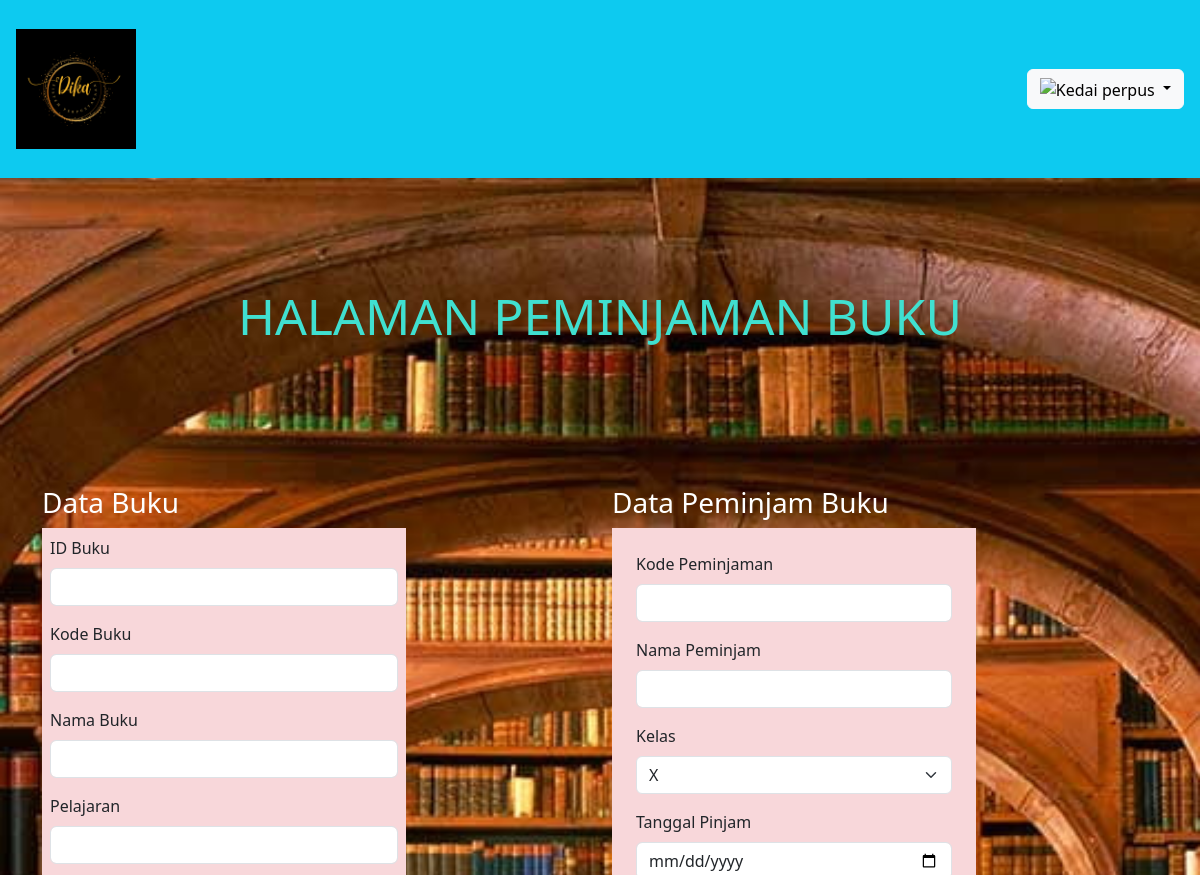
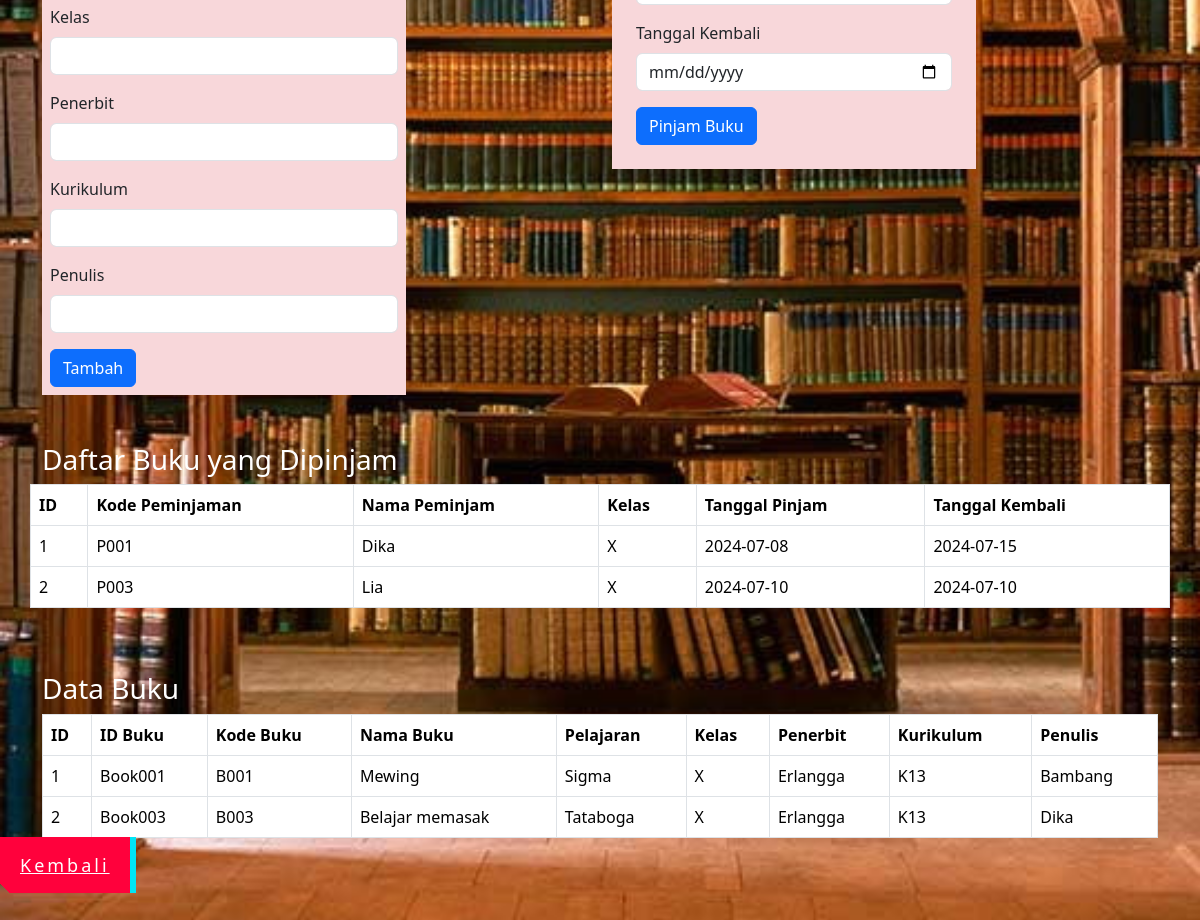
The app's page /peminjaman.php (signed in) with its own data (2 pictures, top to bottom).
### tables this page shows
CREATE TABLE `peminjaman` (
  `id` int(2) NOT NULL,
  `kode_peminjaman` varchar(50) NOT NULL,
  `nama_peminjam` varchar(255) NOT NULL,
  `kelas` varchar(10) NOT NULL,
  `tanggal_pinjam` date NOT NULL,
  `tanggal_kembali` date NOT NULL
);

CREATE TABLE `buku` (
  `id` int(11) NOT NULL,
  `id_buku` varchar(50) NOT NULL,
  `kode_buku` varchar(50) NOT NULL,
  `nama_buku` varchar(255) NOT NULL,
  `pelajaran` varchar(100) NOT NULL,
  `kelas` varchar(10) NOT NULL,
  `penerbit` varchar(255) NOT NULL,
  `kurikulum` varchar(50) NOT NULL,
  `penulis` varchar(255) NOT NULL
);

### peminjaman.php (the view, shortened to what this page needs)
<!DOCTYPE html>
<html lang="en">
<head>
    <link href="https://cdn.jsdelivr.net/npm/bootstrap@5.3.3/dist/css/bootstrap.min.css" rel="stylesheet">
    <link rel="stylesheet" href="main.css">
</head>
<body>
<nav class="navbar navbar-expand-lg bg-info ">
      <div class="container-fluid p-3">
        <a class="navbar-brand" href="#">
          <img src=" Assets/Pradika Satia Putra.png" alt="Pradika Satia Putra" width="120px">
        </a>
        <div class="dropdown">
          <button class="btn btn-light dropdown-toggle" type="button" data-bs-toggle="dropdown" aria-expanded="false">
          <img src="assets/Kedai perpus.png" alt="Kedai perpus" width="120px">
          </button>
        </div>
      </div>
    </nav>
<div class="container mt-5">
    <h1 class="text-center">HALAMAN PEMINJAMAN BUKU</h1>
    <br><br><br>
    <div class="row">
        <div class="col-md-6 text-white">
            <h3>Data Buku</h3>
            <div class="col-md-8 bg-danger-subtle text-dark p-2">
                <form id="bookForm" action="tambah_buku.php" method="POST">
                    <div class="mb-3">
                        <label for="id_buku" class="form-label">ID Buku</label>
                        <input type="text" class="form-control" id="id_buku" name="id_buku">
                    </div>
                    <div class="mb-3">
                        <label for="kode_buku" class="form-label">Kode Buku</label>
                        <input type="text" class="form-control" id="kode_buku" name="kode_buku">
                    </div>
                    <div class="mb-3">
                        <label for="nama_buku" class="form-label">Nama Buku</label>
                        <input type="text" class="form-control" id="nama_buku" name="nama_buku">
                    </div>
                    <div class="mb-3">
                        <label for="pelajaran" class="form-label">Pelajaran</label>
                        <input type="text" class="form-control" id="pelajaran" name="pelajaran">
                    </div>
                    <div class="mb-3">
                        <label for="kelas" class="form-label">Kelas</label>
                        <input type="text" class="form-control" id="kelas" name="kelas">
                    </div>
                    <div class="mb-3">
                        <label for="penerbit" class="form-label">Penerbit</label>
                        <input type="text" class="form-control" id="penerbit" name="penerbit">
                    </div>
                    <div class="mb-3">
                        <label for="kurikulum" class="form-label">Kurikulum</label>
                        <input type="text" class="form-control" id="kurikulum" name="kurikulum">
                    </div>
                    <div class="mb-3">
                        <label for="penulis" class="form-label">Penulis</label>
                        <input type="text" class="form-control" id="penulis" name="penulis">
                    </div>
                    <input type="submit" value="Tambah" class="btn btn-primary">
                </form>
            </div>
        </div>
        <div class="col-md-6 text-white">
            <h3>Data Peminjam Buku</h3>
            <div class="col-md-8 bg-danger-subtle text-dark p-4">
                <form action="pinjam.php" method="POST">
                    <div class="mb-3">
                        <label for="kode_peminjaman" class="form-label">Kode Peminjaman</label>
                        <input type="text" class="form-control" id="kode_peminjaman" name="kode_peminjaman">
                    </div>
                    <div class="mb-3">
                        <label for="nama_peminjam" class="form-label">Nama Peminjam</label>
                        <input type="text" class="form-control" id="nama_peminjam" name="nama_peminjam">
                    </div>
                    <div class="mb-3">
                        <label for="kelas" class="form-label">Kelas</label>
                        <select class="form-select" id="kelas" name="kelas">
                            <option value="X">X</option>
                        </select>
                    </div>
                    <div class="mb-3">
                        <label for="tanggal_pinjam" class="form-label">Tanggal Pinjam</label>
                        <input type="date" class="form-control" id="tanggal_pinjam" name="tanggal_pinjam">
                    </div>
                    <div class="mb-3">
                        <label for="tanggal_kembali" class="form-label">Tanggal Kembali</label>
                        <input type="date" class="form-control" id="tanggal_kembali" name="tanggal_kembali">
                    </div>
                    <button type="submit" class="btn btn-primary">Pinjam Buku</button>
                </form>
            </div>
        </div>
        <h3 class="mt-5 text-white">Daftar Buku yang Dipinjam</h3>
        <table class="table table-bordered">
            <thead>
                <tr>
                    <th>ID</th>
                    <th>Kode Peminjaman</th>
                    <th>Nama Peminjam</th>
                    <th>Kelas</th>
                    <th>Tanggal Pinjam</th>
                    <th>Tanggal Kembali</th>
                </tr>
            </thead>
            <tbody>
                <?php
                include 'config.php';
                $result = $conn->query("SELECT * FROM peminjaman");
                if($result->num_rows > 0) {
                    $id=1;
                    while($row = $result->fetch_assoc()){
                        echo "<tr>
                        <td>" . $id++ . "</td>
                        <td>" . $row['kode_peminjaman'] . "</td>
                        <td>" . $row['nama_peminjam'] . "</td>
                        <td>" . $row['kelas'] . "</td>
                        <td>" . $row['tanggal_pinjam'] . "</td>
                        <td>" . $row['tanggal_kembali'] . "</td>
                        </tr>";
                    }
                } else {
                    echo "<tr><td colspan='6'>No Records Found</td></tr>";
                }
                ?>
            </tbody>
        </table>
    </div>
        <h3 class="mt-5 text-white">Data Buku</h3>
        <table class="table table-bordered">
            <thead>
                <tr>
                    <th>ID</th>
                    <th>ID Buku</th>
                    <th>Kode Buku</th>
                    <th>Nama Buku</th>
                    <th>Pelajaran</th>
                    <th>Kelas</th>
                    <th>Penerbit</th>
                    <th>Kurikulum</th>
                    <th>Penulis</th>
                </tr>
            </thead>
            <tbody>
                <?php
                include 'config.php';
                $result = $conn->query("SELECT * FROM buku");
                if($result->num_rows > 0) {
                    $id=1;
                    while($row = $result->fetch_assoc()){
                        echo "<tr>
                        <td>" . $id++ . "</td>
                        <td>" . $row['id_buku'] . "</td>
                        <td>" . $row['kode_buku'] . "</td>
                        <td>" . $row['nama_buku'] . "</td>
                        <td>" . $row['pelajaran'] . "</td>
                        <td>" . $row['kelas'] . "</td>
                        <td>" . $row['penerbit'] . "</td>
                        <td>" . $row['kurikulum'] . "</td>
                        <td>" . $row['penulis'] . "</td>
                        </tr>";
                    }
                } else {
                    echo "<tr><td colspan='9'>No Records Found</td></tr>";
                }
                ?>
            </tbody>
        </table>
    </div>
    <a href="home.php" class="kembali-1">Kembali</a>
</body>
</html>

### main.css (style rules this page uses)
body { background-image: url('Assets/perpus3.jpg'); background-size: cover; background-position: center; background-repeat: no-repeat; height: 300vh; margin: 0; padding: 0; position: relative; }
h1 { font-size: 50px; color: turquoise; margin-top: 10; margin-bottom: 10; margin-left: 10; margin-left: 10; height: 20; width: 20; text-align: center; text-align: justify; padding: 60px; }
.kembali-1, .kembali-1::after { padding: 16px 20px; font-size: 18px; background: linear-gradient(45deg, transparent 5%, #ff013c 5%); border: 0; color: #fff; letter-spacing: 3px; line-height: 1; box-shadow: 6px 0px 0px #00e6f6; outline: transparent; position: relative; }
.kembali-1::after { --slice-0: inset(50% 50% 50% 50%); --slice-1: inset(80% -6px 0 0); --slice-2: inset(50% -6px 30% 0); --slice-3: inset(10% -6px 85% 0); --slice-4: inset(40% -6px 43% 0); --slice-5: inset(80% -6px 5% 0); content: "HOVER ME"; display: block; position: absolute; top: 0; left: 0; right: 0; bottom: 0; background: linear-gradient(45deg, transparent 3%, #00e6f6 3%, #00e6f6 5%, #ff013c 5%); text-shadow: -3px -3px 0px #f8f005, 3px 3px 0px #00e6f6; clip-path: var(--slice-0); }

### records on screen
peminjaman: kode_peminjaman "P001", nama_peminjam "Dika", kelas "X", tanggal_pinjam "2024-07-08", tanggal_kembali "2024-07-15"
peminjaman: kode_peminjaman "P003", nama_peminjam "Lia", kelas "X", tanggal_pinjam "2024-07-10", tanggal_kembali "2024-07-10"
buku: id_buku "Book001", kode_buku "B001", nama_buku "Mewing", pelajaran "Sigma", kelas "X", penerbit "Erlangga", kurikulum "K13", penulis "Bambang"
buku: id_buku "Book003", kode_buku "B003", nama_buku "Belajar memasak", pelajaran "Tataboga", kelas "X", penerbit "Erlangga", kurikulum "K13", penulis "Dika"
